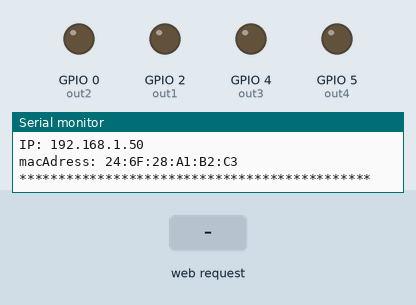
Simulated run of this sketch. Board: ESP8266 (NodeMCU). On the bench: output pins drawn as LEDs (lit = HIGH), the last lines printed to the serial monitor. Inputs (shaded band) come from the test bench. WiFi joins after 1.5 s; servers stay silent unless stated.

Above: at 2.7 s.
2.8 s: HTTP request GET /?tv1=ON received
At 3.3 s:
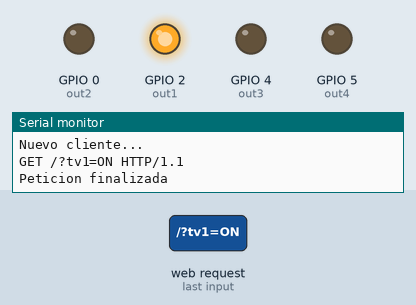
4.3 s: HTTP request GET /?tv2=ON received
At 5.5 s:
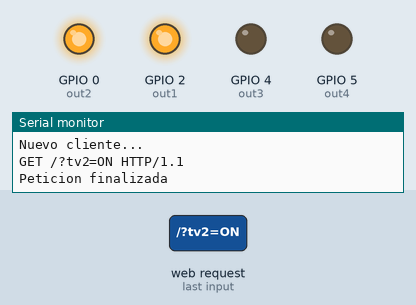
5.8 s: HTTP request GET /?tv1=OFF received
At 6.7 s:
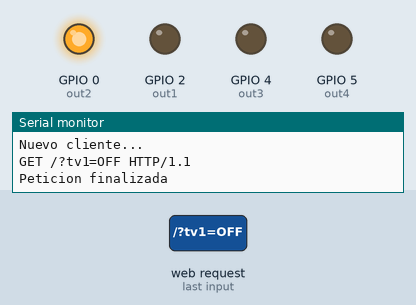
7.3 s: HTTP request GET /?tv3=ON received
At 7.9 s:
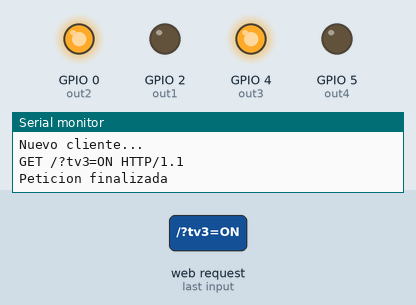
8.8 s: HTTP request GET /?tv2=OFF received
At 10.0 s:
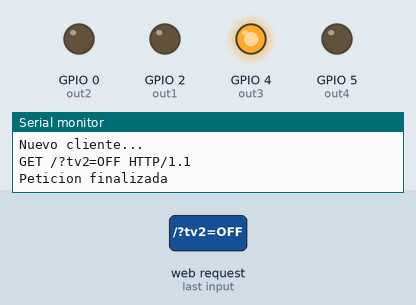
10.3 s: HTTP request GET /?tv3=OFF received
At 11.3 s:
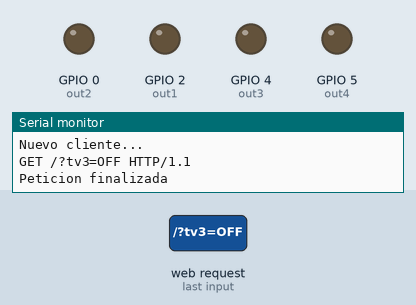
Timing chart, 0 to 12.8 s (numbered marks = the images above; inputs shaded):
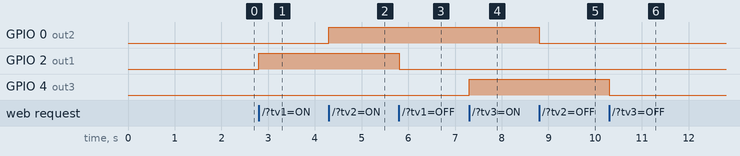

The sketch:

Pagina1.ino
```cpp
#include <ESP8266WiFi.h>

int out1 = 2;
int out2 = 0;
int out3 = 4;
int out4 = 5;

String ssid     = "TooL";
String password = "Lateralus_AEnima_10000Days";
WiFiServer server(80); //objeto de la clase WiFiServer
int estado1 = 0;
int estado2 = 0;
int estado3 = 0;
int estado4 = 0;

void setup() {
  // Inicia Serial
  Serial.begin(115200);
  Serial.println("\n");

  pinMode(out1,OUTPUT);
  pinMode(out2,OUTPUT);
  pinMode(out3,OUTPUT);
  pinMode(out4,OUTPUT);

  // Conexión WIFI
  WiFi.begin(ssid, password);
  while (WiFi.status() != WL_CONNECTED ) {
    delay(500);
    Serial.print(".");
  }
  Serial.println("");
  Serial.println("********************************************");
  Serial.print("Conectado a la red WiFi: ");
  Serial.println(WiFi.SSID());
  Serial.print("IP: ");
  Serial.println(WiFi.localIP());
  Serial.print("macAdress: ");
  Serial.println(WiFi.macAddress());
  Serial.println("*********************************************");

  server.begin(); //begin() levantamos el servidor
  digitalWrite(out1, 0);
  digitalWrite(out2, 0);
  digitalWrite(out3, 0);
  digitalWrite(out3, 0);

}

void loop() {

  WiFiClient client = server.available(); //objeto de la clase WiFiClient
  // avalaible() detecta un cliente nuevo del objeto de la clase WifiServer
  if(!client){
    return;
  }

  Serial.println("Nuevo cliente...");
  while(!client.available()){ //espera a un cliente diponible
    delay(1);
  }

  String peticion = client.readStringUntil('\r'); //lee la peticion del cliente
  Serial.println(peticion);
  client.flush(); //limpia la peticion del cliente

  if(peticion.indexOf("tv1=ON") != -1)
  {
    estado1=1;
  }
  if(peticion.indexOf("tv1=OFF") != -1)
  {
    estado1=0;
  }
  digitalWrite(out1, estado1);

  if(peticion.indexOf("tv2=ON") != -1)
  {
    estado2=1;
  }
  if(peticion.indexOf("tv2=OFF") != -1)
  {
    estado2=0;
  }
  digitalWrite(out2, estado2);

  if(peticion.indexOf("tv3=ON") != -1)
  {
    estado3=1;
  }
  if(peticion.indexOf("tv3=OFF") != -1)
  {
    estado3=0;
  }
  digitalWrite(out3, estado3);

  if(peticion.indexOf("tv4=ON") != -1)
  {
    estado4=1;
  }
  if(peticion.indexOf("tv4=OFF") != -1)
  {
    estado4=0;
  }
  digitalWrite(out4, estado4);


  client.println("HTTP/1.1 200 OK");
  client.println("");
  client.println("");
  client.println("");
  client.println("");

    //INICIA LA PAGINA

client.println("<!DOCTYPE html>");
client.println("<html lang='en'>");
client.println("<head>");
    client.println("<meta charset='UTF-8'>");
    client.println("<meta name='viewport' content='width=device-width, initial-scale=1.0'>");
    client.println("<title>Control splitter</title>");
    client.println(" <link href='https://cdn.jsdelivr.net/npm/bootstrap@5.1.0/dist/css/bootstrap.min.css' rel='stylesheet' integrity='sha384-KyZXEAg3QhqLMpG8r+8fhAXLRk2vvoC2f3B09zVXn8CA5QIVfZOJ3BCsw2P0p/We' crossorigin='anonymous'>");


client.println("</head>");
client.println("<center>");
   client.println("<h1>Control de Pantallas</h1>");

client.println("</center>");

client.println("<body style='font-family: Century gothic; width: 800;'>");
    client.println("<center>");
    client.println("<div style='box-shadow: 0px 0px 20px 8px rgba(0,0,0,0.22); padding: 20px; width: 300px; display: inline-block; margin: 30px;'> ");
        client.println("<h1>Sala 1</h1>");

  if(estado1 == 1)
  {
       client.println(" <h2 style='color:MediumSeaGreen;'>Encendida</h2>");
  }
  if(estado1 == 0)
  {
       client.println(" <h2 style='color:Tomato;'>Apagada</h2>");
  }


       client.println("<button type='button' onClick=location.href='/tv1=ON' class='btn btn-outline-success'>Encender</button>");
       client.println("<button type='button' onClick=location.href='/tv1=OFF' class='btn btn-outline-danger'>Apagar </button> ");


  client.println("  </div>");

  client.println("  <div style='box-shadow: 0px 0px 20px 8px rgba(0,0,0,0.22); padding: 20px; width: 300px; display: inline-block; margin: 30px;'> ");
   client.println("     <h1>Sala 2</h1>");
  if(estado2 == 1)
  {
       client.println(" <h2 style='color:MediumSeaGreen;'>Encendida</h2>");
  }
  if(estado2 == 0)
  {
       client.println(" <h2 style='color:Tomato;'>Apagada</h2>");
  }


       client.println("<button type='button' onClick=location.href='/tv2=ON' class='btn btn-outline-success'>Encender</button>");
       client.println("<button type='button' onClick=location.href='/tv2=OFF' class='btn btn-outline-danger'>Apagar </button> ");

 client.println("   </div>");
client.println("    </center>");
client.println("</body>");

client.println("<body style='font-family: Century gothic; width: 800;'>");
    client.println("<center>");
    client.println("<div style='box-shadow: 0px 0px 20px 8px rgba(0,0,0,0.22); padding: 20px; width: 300px; display: inline-block; margin: 30px;'> ");
        client.println("<h1>Sala 3</h1>");
  if(estado3 == 1)
  {
       client.println(" <h2 style='color:MediumSeaGreen;'>Encendida</h2>");
  }
  if(estado3 == 0)
  {
       client.println(" <h2 style='color:Tomato;'>Apagada</h2>");
  }


       client.println("<button type='button' onClick=location.href='/tv3=ON' class='btn btn-outline-success'>Encender</button>");
       client.println("<button type='button' onClick=location.href='/tv3=OFF' class='btn btn-outline-danger'>Apagar </button> ");


  client.println("  </div>");

  client.println("  <div style='box-shadow: 0px 0px 20px 8px rgba(0,0,0,0.22); padding: 20px; width: 300px; display: inline-block; margin: 30px;'> ");
   client.println("     <h1>Sala 4</h1>");
  if(estado4 == 1)
  {
       client.println(" <h2 style='color:MediumSeaGreen;'>Encendida</h2>");
  }
  if(estado4 == 0)
  {
       client.println(" <h2 style='color:Tomato;'>Apagada</h2>");
  }
       client.println("<button type='button' onClick=location.href='/tv4=ON' class='btn btn-outline-success'>Encender</button>");
       client.println("<button type='button' onClick=location.href='/tv4=OFF' class='btn btn-outline-danger'>Apagar </button> ");


 client.println("   </div>");
client.println("    </center>");
client.println("</body>");


    //FIN DE LA PAGINA

  delay(5);
  Serial.println("Peticion finalizada");
  Serial.println("");
}
```

Measured:
- after the input at 2.8 s, GPIO 2 (out1): LOW → HIGH at once
- after the input at 4.3 s, GPIO 0 (out2): LOW → HIGH at once
- after the input at 5.8 s, GPIO 2 (out1): HIGH → LOW at once
- after the input at 7.3 s, GPIO 4 (out3): LOW → HIGH at once
- after the input at 8.8 s, GPIO 0 (out2): HIGH → LOW at once
- after the input at 10.3 s, GPIO 4 (out3): HIGH → LOW at once
